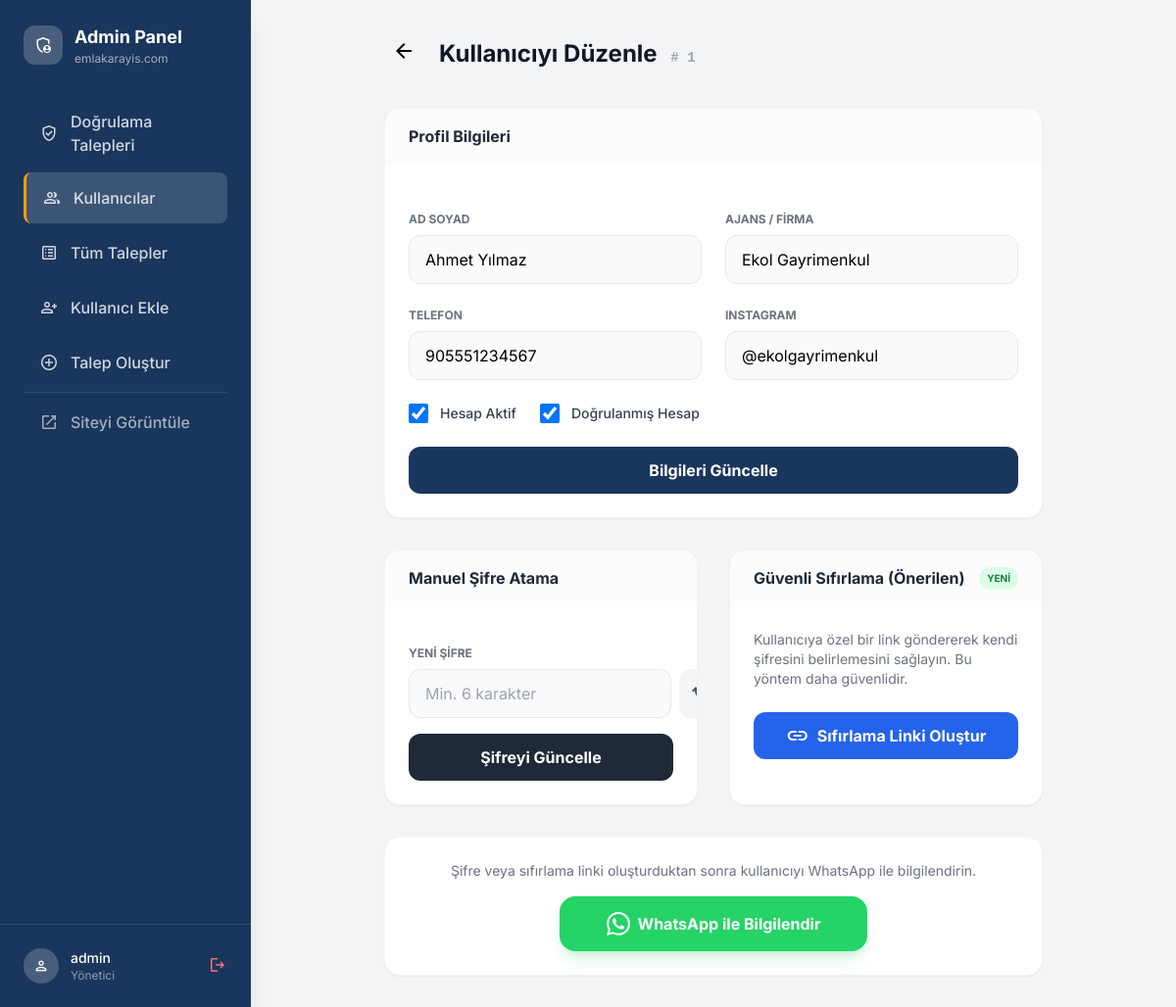
Screenshot of /yuklenecek_dosyalar/admin/user-edit.php?id=1 (signed in) with the database file from the repository.
### tables this page shows
CREATE TABLE `users` (
    `id` INT UNSIGNED AUTO_INCREMENT PRIMARY KEY,
    `phone` VARCHAR(20) NOT NULL UNIQUE,
    `agent_name` VARCHAR(100) NOT NULL,
    `agency_name` VARCHAR(150) DEFAULT NULL,
    `instagram` VARCHAR(100) DEFAULT NULL,
    `is_verified` TINYINT(1) DEFAULT 0,
    `is_active` TINYINT(1) DEFAULT 1,
    `remember_token` VARCHAR(64) DEFAULT NULL,
    `created_at` TIMESTAMP DEFAULT CURRENT_TIMESTAMP,
    INDEX `idx_phone` (`phone`),
    INDEX `idx_verified` (`is_verified`)
);

### yuklenecek_dosyalar/includes/functions.php (called while the page is built, shortened)
<?php
function e($string)
{
    return htmlspecialchars($string ?? '', ENT_QUOTES, 'UTF-8');
}
function formatPhone($phone)
{
    $phone = preg_replace('/[^0-9]/', '', $phone);
    return $phone;
}
function whatsappLink($phone, $message = '')
{
    $phone = formatPhone($phone);
    $url = "https://wa.me/{$phone}";
    if (!empty($message)) {
        $url .= "?text=" . urlencode($message);
    }
    return $url;
}

### yuklenecek_dosyalar/admin/user-edit.php (the view, shortened to what this page needs)
<?php
require_once __DIR__ . '/includes/header.php';
$id = (int) ($_GET['id'] ?? 0);
$stmt = $pdo->prepare("SELECT * FROM users WHERE id = ?");
$stmt->execute([$id]);
$user = $stmt->fetch();
if (!empty($user['reset_token'])) {
    $resetUrl = SITE_URL . "/sifre-sifirla.php?token=" . $user['reset_token'];
    $resetMsg = "Merhaba {$user['agent_name']}, Emlak Arayış hesabınız için şifre sıfırlama talebi oluşturulmuştur.\n\nAşağıdaki linke tıklayarak yeni şifrenizi belirleyebilirsiniz:\n\n{$resetUrl}\n\nBu link 24 saat geçerlidir.";
} else {
    $resetMsg = "Merhaba {$user['agent_name']}, Emlak Arayış hesabınız için şifreniz güncellenmiştir.\n\nYeni Şifreniz: [BURAYA YAZIN]\n\nGiriş yapmak için: " . SITE_URL . "/login.php";
}
$whatsappResetUrl = whatsappLink($user['phone'], $resetMsg);
?>
<div class="max-w-2xl mx-auto">
    <div class="flex items-center gap-4 mb-8">
        <a href="users.php" class="p-2 hover:bg-gray-100 rounded-full transition-colors">
            <span class="material-symbols-outlined">arrow_back</span>
        </a>
        <h1 class="text-2xl font-bold text-gray-900">Kullanıcıyı Düzenle <span
                class="text-gray-400 font-mono text-sm ml-2">#
                <?= $id ?>
            </span></h1>
    </div>
    <div class="grid grid-cols-1 gap-8">
        <div class="bg-white rounded-2xl shadow-sm border border-gray-100 overflow-hidden">
            <div class="px-6 py-4 border-b border-gray-50 bg-gray-50/50">
                <h3 class="font-bold text-gray-800">Profil Bilgileri</h3>
            </div>
            <form method="POST" class="p-6 space-y-6">
                <div class="grid grid-cols-1 sm:grid-cols-2 gap-6">
                    <div>
                        <label class="block text-xs font-bold text-gray-500 uppercase mb-2">Ad Soyad</label>
                        <input type="text" name="agent_name" value="<?= e($user['agent_name']) ?>" required
                            class="w-full px-4 py-3 bg-gray-50 border border-gray-200 rounded-xl outline-none focus:ring-2 focus:ring-primary">
                    </div>
                    <div>
                        <label class="block text-xs font-bold text-gray-500 uppercase mb-2">Ajans / Firma</label>
                        <input type="text" name="agency_name" value="<?= e($user['agency_name']) ?>"
                            class="w-full px-4 py-3 bg-gray-50 border border-gray-200 rounded-xl outline-none focus:ring-2 focus:ring-primary">
                    </div>
                </div>
                <div class="grid grid-cols-1 sm:grid-cols-2 gap-6">
                    <div>
                        <label class="block text-xs font-bold text-gray-500 uppercase mb-2">Telefon</label>
                        <input type="text" name="phone" value="<?= e($user['phone']) ?>" required
                            class="w-full px-4 py-3 bg-gray-50 border border-gray-200 rounded-xl outline-none focus:ring-2 focus:ring-primary">
                    </div>
                    <div>
                        <label class="block text-xs font-bold text-gray-500 uppercase mb-2">Instagram</label>
                        <input type="text" name="instagram" value="<?= e($user['instagram']) ?>"
                            class="w-full px-4 py-3 bg-gray-50 border border-gray-200 rounded-xl outline-none focus:ring-2 focus:ring-primary">
                    </div>
                </div>
                <div class="flex items-center gap-6">
                    <label class="flex items-center gap-3 cursor-pointer">
                        <input type="checkbox" name="is_active" <?= $user['is_active'] ? 'checked' : '' ?>
                        class="w-5 h-5 rounded border-gray-300 text-primary focus:ring-primary">
                        <span class="text-sm font-medium text-gray-700">Hesap Aktif</span>
                    </label>
                    <label class="flex items-center gap-3 cursor-pointer">
                        <input type="checkbox" name="is_verified" <?= $user['is_verified'] ? 'checked' : '' ?>
                        class="w-5 h-5 rounded border-gray-300 text-primary focus:ring-primary">
                        <span class="text-sm font-medium text-gray-700">Doğrulanmış Hesap</span>
                    </label>
                </div>
                <button type="submit"
                  class="w-full bg-primary hover:bg-primary-dark text-white font-bold py-3 rounded-xl transition-all">
                    Bilgileri Güncelle
                </button>
            </form>
        </div>
        <div class="grid grid-cols-1 md:grid-cols-2 gap-8">
            <div class="bg-white rounded-2xl shadow-sm border border-gray-100 overflow-hidden">
                <div class="px-6 py-4 border-b border-gray-50 bg-gray-50/50 flex justify-between items-center">
                    <h3 class="font-bold text-gray-800">Manuel Şifre Atama</h3>
                </div>
                <div class="p-6">
                    <form method="POST" class="space-y-4">
                        <div>
                            <label class="block text-xs font-bold text-gray-500 uppercase mb-2">Yeni Şifre</label>
                            <div class="flex gap-2">
                                <input type="text" name="new_password" id="new_password" placeholder="Min. 6 karakter"
                                       class="flex-1 px-4 py-3 bg-gray-50 border border-gray-200 rounded-xl outline-none focus:ring-2 focus:ring-primary">
                                <button type="button" onclick="generateRandomPass()" class="px-3 bg-gray-100 text-gray-600 rounded-xl hover:bg-gray-200" title="Rastgele Oluştur">
                                    <span class="material-symbols-outlined">cached</span>
                                </button>
                            </div>
                        </div>
                        <button type="submit" class="w-full bg-gray-800 hover:bg-black text-white font-bold py-3 rounded-xl transition-all">
                            Şifreyi Güncelle
                        </button>
                    </form>
                </div>
            </div>
            <div class="bg-white rounded-2xl shadow-sm border border-gray-100 overflow-hidden">
                <div class="px-6 py-4 border-b border-gray-50 bg-gray-50/50 flex justify-between items-center">
                    <h3 class="font-bold text-gray-800">Güvenli Sıfırlama (Önerilen)</h3>
                    <span class="text-[10px] font-bold uppercase bg-green-100 text-green-700 px-2 py-1 rounded-full">Yeni</span>
                </div>
                <div class="p-6">
                    <p class="text-sm text-gray-500 mb-6">Kullanıcıya özel bir link göndererek kendi şifresini belirlemesini sağlayın. Bu yöntem daha güvenlidir.</p>
                    <form method="POST">
                        <button type="submit" class="w-full bg-blue-600 hover:bg-blue-700 text-white font-bold py-3 rounded-xl transition-all flex items-center justify-center gap-2">
                            <span class="material-symbols-outlined">link</span>
                            Sıfırlama Linki Oluştur
                        </button>
                    </form>
                </div>
            </div>
        </div>
        <div class="bg-white rounded-2xl shadow-sm border border-gray-100 overflow-hidden">
            <div class="p-6">
                <div class="flex flex-col items-center gap-4">
                    <p class="text-sm text-gray-500 text-center">Şifre veya sıfırlama linki oluşturduktan sonra kullanıcıyı WhatsApp ile bilgilendirin.</p>
                    <a href="<?= $whatsappResetUrl ?>" target="_blank" id="waBtn"
                       class="w-full sm:w-auto px-12 flex items-center justify-center gap-2 bg-[#25D366] hover:bg-[#128C7E] text-white font-bold py-4 rounded-2xl transition-all shadow-lg shadow-green-500/20">
                        WhatsApp ile Bilgilendir
                    </a>
                </div>
            </div>
        </div>
    </div>
</div>
<?php require_once __DIR__ . '/includes/footer.php'; ?>

### yuklenecek_dosyalar/admin/includes/header.php (style rules this page uses)
body { font-family: 'Inter', sans-serif; }

### rows the page displays
users: agent_name "Ahmet Yılmaz", agency_name "Ekol Gayrimenkul", phone "905551234567", instagram "@ekolgayrimenkul", is_active "☑", is_verified "☑"

### other values shown
$_SESSION['admin_username'] "admin"
$id "1"
